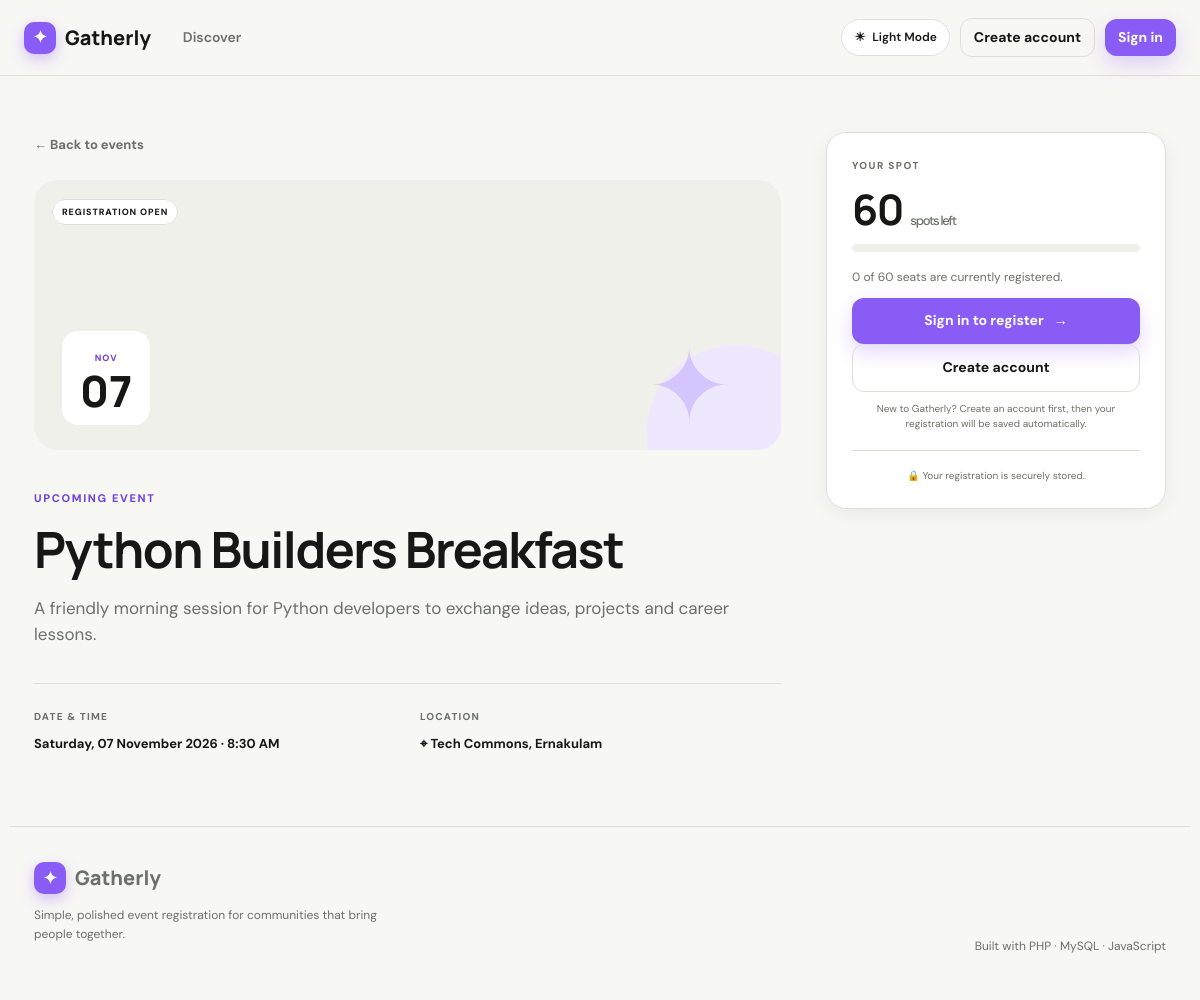
/event.php?id=3, run on the app's committed database.
### tables this page shows
CREATE TABLE IF NOT EXISTS events (
    id INT UNSIGNED AUTO_INCREMENT PRIMARY KEY,
    title VARCHAR(180) NOT NULL,
    description TEXT NOT NULL,
    event_date DATETIME NOT NULL,
    location VARCHAR(180) NOT NULL,
    capacity INT UNSIGNED NOT NULL DEFAULT 50,
    created_at TIMESTAMP DEFAULT CURRENT_TIMESTAMP,
    INDEX(event_date)
);

### auth.php (called while the page is built, shortened)
<?php
function is_logged_in(): bool {
    return isset($_SESSION['user']);
}
function e(?string $value): string {
    return htmlspecialchars($value ?? '', ENT_QUOTES, 'UTF-8');
}
?>

### event.php (the view, shortened to what this page needs)
<?php
require_once 'config.php';
$id = (int)($_GET['id'] ?? 0);
$stmt = $pdo->prepare("SELECT e.*, COUNT(r.id) AS registered FROM events e LEFT JOIN registrations r ON r.event_id=e.id AND r.status='confirmed' WHERE e.id=? GROUP BY e.id");
$stmt->execute([$id]);
$event = $stmt->fetch();
$registered = (int)$event['registered'];
$capacity = (int)$event['capacity'];
$remaining = max(0, $capacity - $registered);
require 'header.php';
?>
<div class="detail-layout reveal">
    <section class="detail-main">
        <a class="back-link" href="index.php">← Back to events</a>
        <div class="detail-visual">
            <span class="event-category"><?= $remaining > 0 ? 'REGISTRATION OPEN' : 'SOLD OUT' ?></span>
            <div class="detail-date"><span><?= strtoupper(date('M', strtotime($event['event_date']))) ?></span><strong><?= date('d', strtotime($event['event_date'])) ?></strong></div>
            <div class="detail-symbol">✦</div>
        </div>
        <span class="eyebrow">UPCOMING EVENT</span>
        <h1><?= e($event['title']) ?></h1>
        <p class="lead"><?= e($event['description']) ?></p>
        <div class="detail-facts">
            <div><span>DATE & TIME</span><strong><?= date('l, d F Y · g:i A', strtotime($event['event_date'])) ?></strong></div>
            <div><span>LOCATION</span><strong>⌖ <?= e($event['location']) ?></strong></div>
        </div>
    </section>
    <aside class="register-card">
        <div class="card-label">YOUR SPOT</div>
        <h2><?= $remaining ?> <small>spots left</small></h2>
        <div class="progress large"><span style="width:<?= min(100, round($registered / max(1,$capacity)*100)) ?>%"></span></div>
        <p><?= $registered ?> of <?= $capacity ?> seats are currently registered.</p>
        <?php if ($remaining <= 0): ?>
            <button class="btn btn-disabled btn-block" disabled>Registration full</button>
        <?php elseif (!is_logged_in()): ?>
            <a class="btn btn-primary btn-block" href="login.php?redirect=<?= urlencode('event.php?id='.$id) ?>">Sign in to register <span>→</span></a>
            <a class="btn btn-ghost btn-block" href="register.php?redirect=<?= urlencode('event.php?id='.$id) ?>">Create account</a>
            <p class="register-hint">New to Gatherly? Create an account first, then your registration will be saved automatically.</p>
        <?php endif; ?>
        <div class="secure-note">🔒 Your registration is securely stored.</div>
    </aside>
</div>
<?php require 'footer.php'; ?>

### assets/css/style.css (style rules this page uses)
:root { --bg:#f7f7f4;--surface:#ffffff;--surface-2:#f0f0eb;--text:#171816;--muted:#6d7069;--border:#dedfd8; --accent:#8a5cf6;--accent-strong:#7041df;--accent-soft:#eee8ff;--success:#18865b;--success-soft:#e4f5ed; --warning:#a46b00;--error:#c43d3d;--shadow:0 16px 45px rgba(24,24,20,.08);--shadow-sm:0 5px 20px rgba(24,24,20,.06); --radius:20px;--radius-sm:12px; }
* { box-sizing:border-box }
html { scroll-behavior:smooth }
body { margin:0;background:var(--bg);color:var(--text);font-family:"DM Sans",sans-serif;line-height:1.55 }
a { color:inherit;text-decoration:none }
h1,h2,h3 { font-family:Manrope;line-height:1.1;letter-spacing:-.03em }
h1 { font-size:52px;margin:12px 0 18px }
h2 { font-size:30px;margin:6px 0 }
.eyebrow { font-size:11px;letter-spacing:.15em;font-weight:800;color:var(--accent-strong) }
.btn { display:inline-flex;justify-content:center;align-items:center;gap:10px;border:0;border-radius:12px;padding:12px 17px;font-weight:700;font-size:14px;cursor:pointer;transition:transform .18s,box-shadow .18s,background .18s }
.btn-primary { background:var(--accent);color:#fff;box-shadow:0 8px 20px color-mix(in srgb,var(--accent) 25%,transparent) }
.btn-ghost { background:transparent;border:1px solid var(--border);color:var(--text) }
.btn-block { width:100% }
.back-link { display:inline-block;color:var(--muted);font-size:13px;font-weight:700;margin-bottom:25px }
.visual-symbol,.detail-symbol { font-size:100px;color:var(--accent);opacity:.25 }
.event-visual,.detail-visual { height:190px;background:var(--surface-2);position:relative;padding:18px;overflow:hidden }
.event-visual:before,.detail-visual:before { content:"";position:absolute;width:180px;height:180px;border-radius:50%;background:var(--accent-soft);right:-45px;bottom:-75px }
.event-category { position:relative;z-index:1;background:var(--surface);border:1px solid var(--border);border-radius:99px;padding:6px 9px;font-size:9px;font-weight:800;letter-spacing:.1em }
.event-date-block span,.detail-date span { font-size:9px;color:var(--accent-strong);font-weight:800;letter-spacing:.12em }
.progress,.mini-progress { height:6px;background:var(--surface-2);border-radius:99px;overflow:hidden;margin:7px 0 16px }
.detail-layout { display:grid;grid-template-columns:1fr 340px;gap:45px;align-items:start;padding-top:20px }
.detail-main h1 { font-size:50px }
.detail-visual { height:270px;border-radius:24px;margin-bottom:35px }
.detail-date { position:absolute;left:28px;bottom:25px;background:var(--surface);padding:13px 18px;border-radius:16px;text-align:center }
.detail-date strong { display:block;font:800 43px/1 Manrope }
.detail-symbol { position:absolute;right:50px;bottom:-15px }
.lead { font-size:17px;color:var(--muted);max-width:720px }
.detail-facts { display:grid;grid-template-columns:1fr 1fr;gap:25px;border-top:1px solid var(--border);margin-top:35px;padding-top:25px }
.detail-facts span { display:block;color:var(--muted);font-size:10px;font-weight:800;letter-spacing:.12em;margin-bottom:7px }
.detail-facts strong { font-size:13px }
.register-card,.form-card { background:var(--surface);border:1px solid var(--border);border-radius:var(--radius);padding:25px;box-shadow:var(--shadow-sm) }
.register-card { position:sticky;top:105px }
.card-label { font-size:10px;letter-spacing:.14em;font-weight:800;color:var(--muted) }
.register-card h2 { font-size:42px;margin:12px 0 }
.register-card h2 small { font:500 13px "DM Sans";color:var(--muted) }
.register-card p { color:var(--muted);font-size:12px }
.progress.large { height:8px }
.secure-note { text-align:center;border-top:1px solid var(--border);padding-top:17px;margin-top:18px;color:var(--muted);font-size:10px }
.reveal { animation:reveal .55s ease both }
.register-hint { font-size:10px!important;text-align:center;margin-top:9px!important }

### data on the page
events: event_date "NOV", event_date "07", title "Python Builders Breakfast", description "A friendly morning session for Python developers to exchange ideas, projects and career lessons.", event_date "Saturday, 07 November 2026 · 8:30 AM", location "Tech Commons, Ernakulam", capacity "60"

### other printed values
$registered "0"
